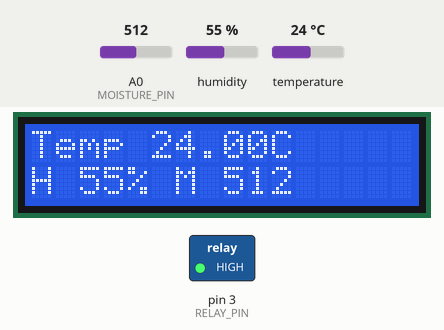
A sketch run on a simulated Arduino Uno, built with avr-gcc and run on an emulated ATmega328P. Parts: 16×2 character LCD, switched loads named in the sketch (green lamp = pin HIGH). The inputs (shaded band) are chosen by the test bench; at power-on: A0 (MOISTURE_PIN) = 512, humidity 55 %, temperature 24 °C. What the sketch prints to the serial monitor is not drawn.

Above: at 1.2 s.
1.3 s: A0 (MOISTURE_PIN) set to 108
At 5.5 s:
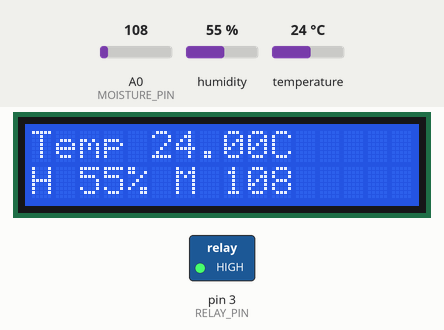
7.3 s: A0 (MOISTURE_PIN) set to 90
At 11.3 s:
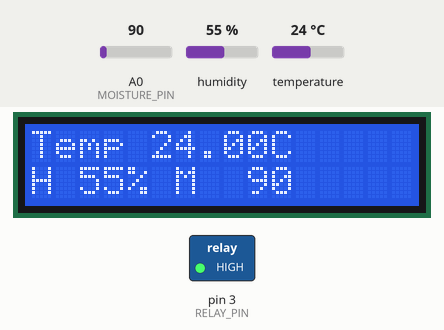
13.3 s: humidity set to 22 %
At 15.8 s:
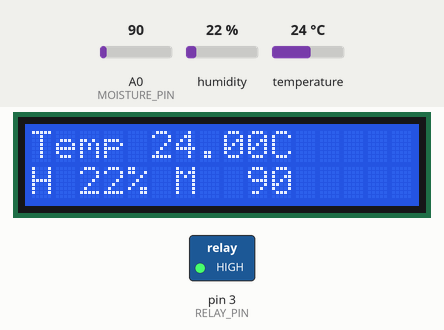
19.3 s: temperature set to 12 °C
At 21.6 s:
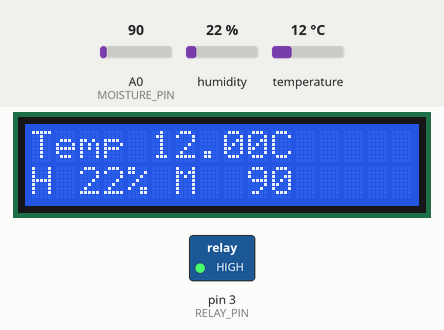
25.3 s: A0 (MOISTURE_PIN) set to 11
At 26.1 s:
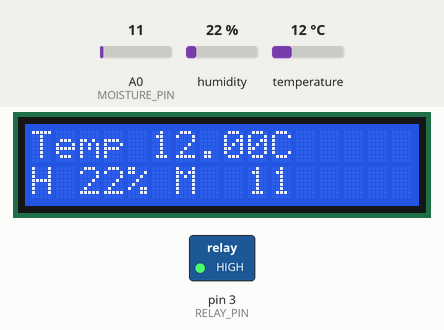
31.3 s: A0 (MOISTURE_PIN) set to 8
At 36.4 s:
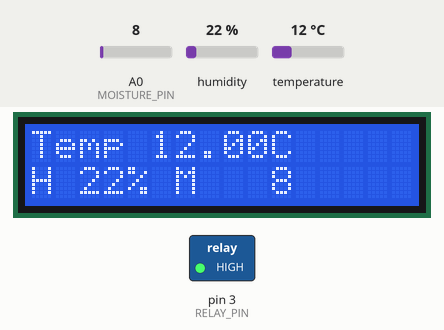
Timing chart, 0 to 37.9 s (numbered marks = the images above; inputs shaded):
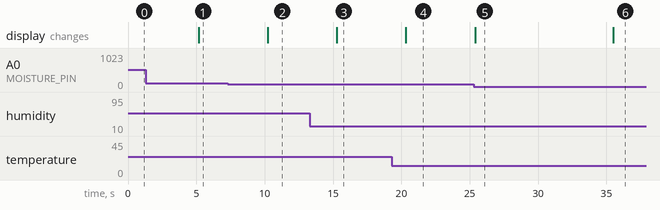

The sketch:

biobuddy.ino
```cpp
#include <Wire.h>
#include <LiquidCrystal_I2C.h>
#include <FastLED.h>
#include <DHT.h>
#include <EEPROM.h>

#define DHT_PIN 2
#define DHT_TYPE DHT11

#define RELAY_PIN   3

#define LED_PIN     5
#define NUM_LEDS    7

#define MOISTURE_PIN A0
float moisture_high;
float moisture_low;

DHT dht(DHT_PIN,DHT_TYPE);
LiquidCrystal_I2C lcd(0x27, 16, 2);
CRGB leds[NUM_LEDS];

int brightness = 255;
static char temperature[10];
static char humidity[10];
static char moisture[10];


void setup() {

  FastLED.addLeds<WS2812, LED_PIN, GRB>(leds, NUM_LEDS);
  FastLED.setBrightness(brightness);
  Serial.begin(115200);
  Serial.println("Starting BIO Buddy\n");
  Serial.println("DHT11 Humidity & temperature Sensor\n\n");
  //initialize the liquid crystal library
  dht.begin();

  pinMode(RELAY_PIN,OUTPUT);
  digitalWrite(RELAY_PIN,HIGH);

  lcd.init();
  lcd.backlight();
  lcd.setCursor(0,0);
  lcd.print("BIO Buddy");
}

void loop() {
  getTemp();
  getMoisture();
  setLCDText();
  //closeRelay();
  //delay(5000);
  //openRelay();
  delay(5000);
  //looplights();
}

void openRelay(){
  digitalWrite(11,HIGH);
  Serial.println("RELAY OPEN (HIGH)");

}

void closeRelay(){
  digitalWrite(RELAY_PIN,LOW);
  Serial.println("RELAY CLOSED (LOW)");
}

void setLCDText() {
  lcd.clear();
  lcd.setCursor(0,0);
  lcd.print("Temp ");
  lcd.print(temperature);
  lcd.print("C");
  lcd.setCursor(0,1);
  lcd.print("H ");
  lcd.print(humidity);
  lcd.print("% ");
  lcd.print("M ");
  lcd.print(moisture);
}


void getTemp(){
float h = dht.readHumidity();
  float t = dht.readTemperature();
  float f = dht.readTemperature(true);

  if (isnan(h) || isnan(t) || isnan(f)) {
    Serial.println(F("Failed to read from DHT sensor!"));
    return;
  }


  float hif = dht.computeHeatIndex(f, h);
  float hic = dht.computeHeatIndex(t, h, false);

  Serial.print(F("Humidity: "));
  Serial.print(h);
  Serial.print(F("%  Temperature: "));
  Serial.print(t);
  Serial.print(F("°C "));
  Serial.print(f);
  Serial.print(F("°F  Heat index: "));
  Serial.print(hic);
  Serial.print(F("°C "));
  Serial.print(hif);
  Serial.println(F("°F"));

  dtostrf(t,3,2,temperature);
  dtostrf(h,2,0,humidity);

  Serial.print("temp ");
  Serial.print(temperature);
  Serial.print("C hum ");
  Serial.print(humidity);
  Serial.println("%");

}

void getMoisture() {
  float m = analogRead(MOISTURE_PIN);
  dtostrf(m,3,0,moisture);

  Serial.print("Moisture: ");
  Serial.println(moisture);
}


void looplights() {
  Moonlight();
  delay(4000);
  Sunrise();
  delay(4000);
  Sunny();
  delay(4000);
  Midday();
  delay(4000);
  Overcast();
  delay(4000);
  Sunset();
  delay(4000);
}

void allOn(int r, int g, int b)
{
    for (int i = 0; i <= NUM_LEDS; i++) {
    leds[i] = CRGB ( r, g, b);
    FastLED.show();
  }
}

void Moonlight()
{
  allOn(0, 0, 255);
 //Serial.print("Moonlight");

}

void Sunny()
{
   allOn(255, 255, 0);
//  Serial.println("Sunny");

}

void Midday()
{
   allOn(255, 255, 255);
//  Serial.println("Midday");

}

void Overcast()
{
   allOn(201, 226, 255);
//  Serial.println("Overcast");

}

void Sunrise()
{
   allOn(255, 255, 0);
//  Serial.println("Sunrise");

}

void Sunset()
{
   allOn(255, 0, 0);
//  Serial.println("Sunset");

}

void allOff()
{
    for (int i = 0; i <= NUM_LEDS; i++) {
    leds[i] = CRGB ( 0,0,0);
    FastLED.show();

  }
}


void stepper(int r,int g, int b, int d)
{
   for (int i = 0; i <= NUM_LEDS; i++) {
    leds[i] = CRGB ( r, g, b);
    leds[i-1] = CRGB ( 0, 0, 0);
    FastLED.show();
     delay(d);
   }
}
void slider(int r,int g, int b, int d)
{
   for (int i = 0; i <= NUM_LEDS; i++) {
    leds[i] = CRGB ( r, g, b);
    FastLED.show();
     delay(d);
   }
}

void legs()
{

    leds[1] = CRGB ( 255,0,0);
    leds[2] = CRGB ( 255,0,0);
    leds[3] = CRGB ( 255,0,0);
    leds[4] = CRGB ( 255,255,0);
    leds[5] = CRGB ( 255,255,0);
    leds[6] = CRGB ( 255,255,0);
    leds[7] = CRGB ( 255,255,255);
    leds[8] = CRGB ( 255,255,255);
    leds[9] = CRGB ( 255,255,255);
    leds[10] = CRGB ( 0,255,255);
    leds[11] = CRGB ( 0,255,255);
    leds[12] = CRGB ( 0,255,255);
    leds[13] = CRGB ( 0,0,255);
    leds[14] = CRGB ( 0,0,255);
    leds[15] = CRGB ( 0,0,255);
    leds[16] = CRGB ( 255,0,255);
    leds[17] = CRGB ( 255,0,255);
    leds[18] = CRGB ( 255,0,255);
    leds[19] = CRGB ( 128,128,128);
    leds[20] = CRGB ( 128,128,128);
    leds[21] = CRGB ( 128,128,128);
    leds[22] = CRGB ( 0,128,128);
    leds[23] = CRGB ( 0,128,128);
    leds[24] = CRGB ( 0,128,128);
    leds[25] = CRGB ( 0,128,0);
    leds[26] = CRGB ( 0,128,0);
    leds[27] = CRGB ( 0,128,0);
    leds[28] = CRGB ( 0,0,128);


    FastLED.show();

}

boolean restoreConfig() {
  // EPROM data
  // moisture low  float 3
  // moisture high float 3

  String m_low="";
  String m_high="";
  Serial.println("Reading EEPROM...");
  if (EEPROM.read(0) != 0) {
    for (int i = 0; i < 3; ++i) {
      m_low += char(EEPROM.read(i));
    }
    for (int i = 4; i < 6; ++i) {
      m_high += char(EEPROM.read(i));
    }
    Serial.print("Low: ");
    Serial.println(m_low);
    Serial.print("High: ");
    Serial.println(m_high);
    return true;
  }
  else {
    Serial.println("Config not found.");
    return false;
  }
}

void configWrite(){
//       for (int i = 0; i < ssid.length(); ++i) {
//        EEPROM.write(i, ssid[i]);
//      }
//      Serial.println("Writing Password to EEPROM...");
//      for (int i = 0; i < pass.length(); ++i) {
//        EEPROM.write(32 + i, pass[i]);
//      }
//      EEPROM.commit();

}
```

Measured:
- after the input at 1.3 s, the display: changes after 3.9 s (image 1)
- after the input at 7.3 s, the display: changes after 2.9 s (image 2)
- after the input at 13.3 s, the display: changes after 2.0 s (image 3)
- after the input at 19.3 s, the display: changes after 1.0 s (image 4)
- after the input at 25.3 s, the display: changes after 0.09 s (image 5)
- after the input at 31.3 s, the display: changes after 4.2 s (image 6)
